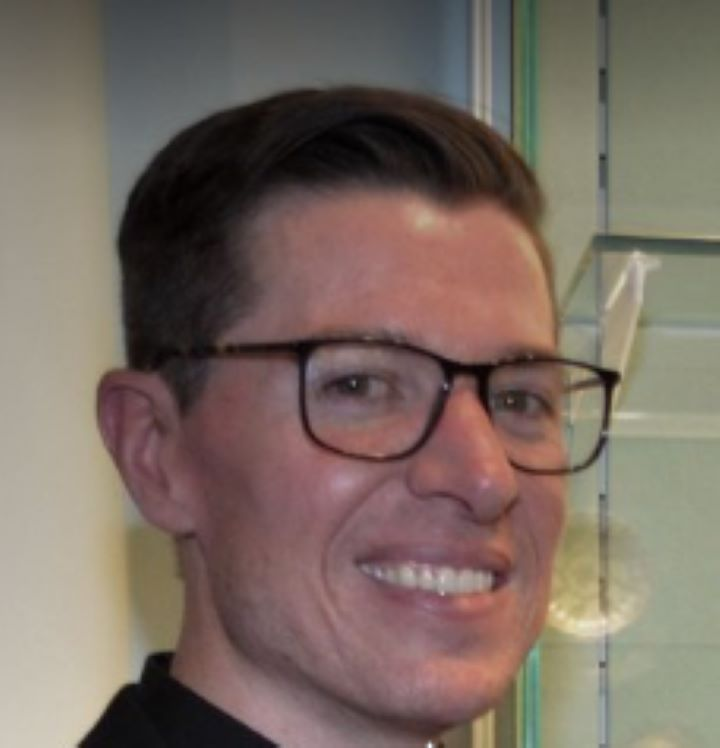
#> input picture PythonBasics/Image_Video_Processing/resource_files/ajw_recognition2.jpg, 720 x 748 px
$ python face_detection.py
#> lines starting #> are read from the running program, lines starting #| are printed output that depends on the picture; after the words box and inside, x2 and y2 are one past the last pixel; in counts of white or black regions, pixels touching at a corner belong together
import cv2

face_cascade = cv2.CascadeClassifier('resource_files/haarcascade_frontalface_default.xml')

img = cv2.imread('resource_files/ajw_recognition2.jpg')
#> img is the input picture: shape (748, 720, 3); mean B, G, R 98.3, 107.8, 122.3
gray_img = cv2.cvtColor(img, cv2.COLOR_BGR2GRAY)
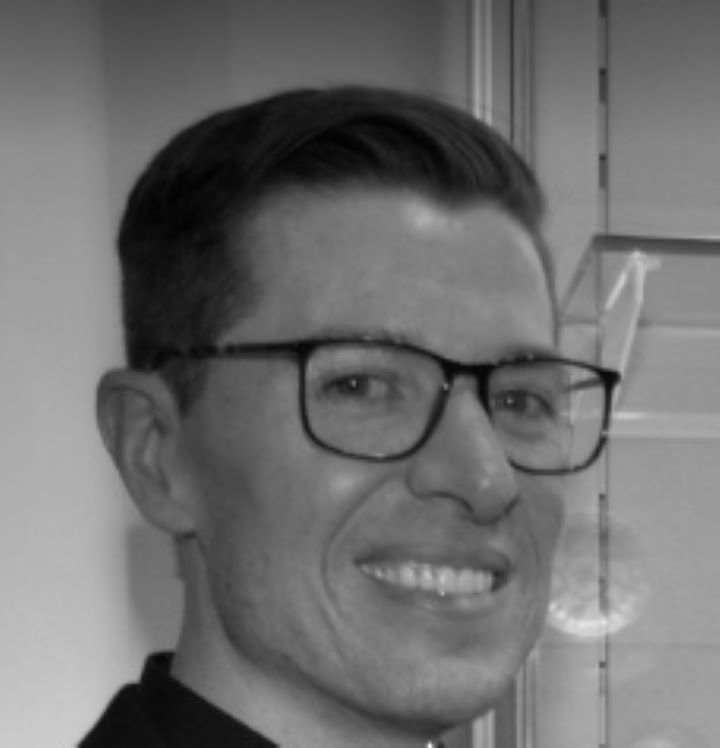
#> gray_img: shape (748, 720); min 0, max 250, mean 111.1

# Detect the face of image using pixel dimensions
faces = face_cascade.detectMultiScale(gray_img, scaleFactor=1.05,
                                      minNeighbors=5)
#> faces = [[158, 190, 492, 492]]

# create a rectangle around image to detect in pixels
for x, y, w, h in faces:
    img = cv2.rectangle(img, (x, y), (x + w, y + h), (0, 255, 0), 3)
#> this loop made 1 pass
#> pass 1, `img = cv2.rectangle(img, (x, y), (x + w, y + h), (0, 255, 0), 3)`:
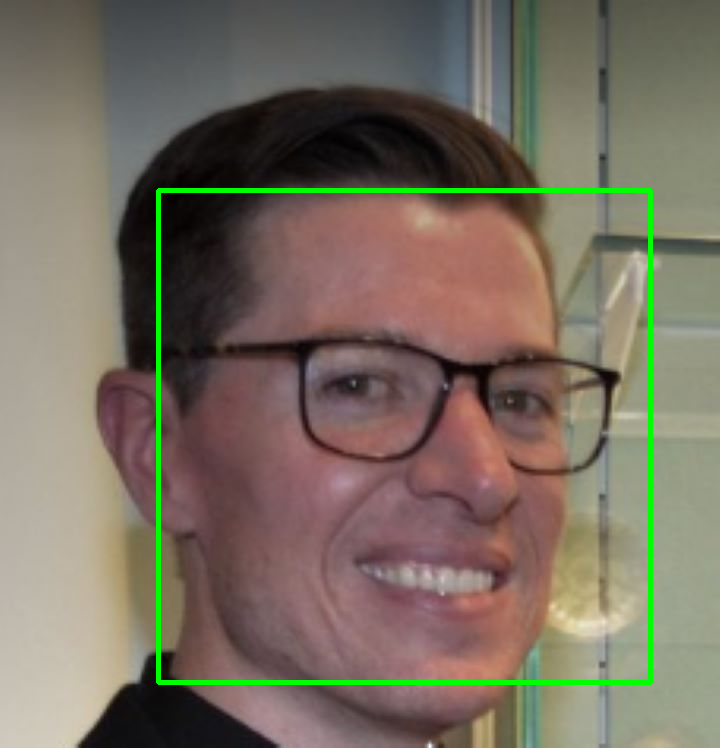
#> img: shape (748, 720, 3); 1.82% of pixels changed, all inside (x1, y1, x2, y2) = (156, 188, 653, 685)

# Prints type of faces object
print(type(faces))  # Numpy Array
#| <class 'numpy.ndarray'>
print(faces)
#| [[158 190 492 492]]

resized = cv2.resize(img, (int(img.shape[1]/3), int(img.shape[0]/3)))
cv2.imwrite('resource_files/face_resized.jpg', resized)

# cv2.imshow('Gray_Image', gray_img)
# cv2.imshow('Gray_Image', img)
cv2.imshow('Gray_Image', resized)
cv2.waitKey(0)
cv2.destroyAllWindows()

$ run again, with PythonBasics/Image_Video_Processing/resource_files/Kelly_Austin_Fullbody.jpg copied over PythonBasics/Image_Video_Processing/resource_files/ajw_recognition2.jpg
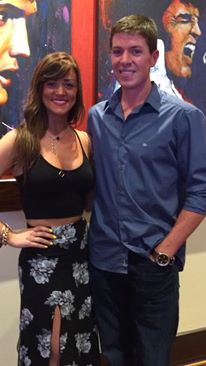
#> input picture PythonBasics/Image_Video_Processing/resource_files/Kelly_Austin_Fullbody.jpg, 206 x 366 px
#> img is the input picture: shape (366, 206, 3); mean B, G, R 74.8, 70.4, 87.8
#> `gray_img = cv2.cvtColor(img, cv2.COLOR_BGR2GRAY)`:
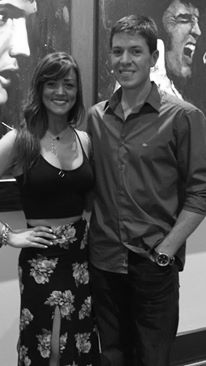
#> gray_img: shape (366, 206); min 1, max 255, mean 76.1
#> faces = [[39, 68, 43, 43], [98, 29, 57, 57]]
#> the loop `for x, y, w, h in faces:` made 2 passes
#| <class 'numpy.ndarray'>
#| [[39 68 43 43]
#|  [98 29 57 57]]
#> `resized = cv2.resize(img, (int(img.shape[1]/3), int(img.shape[0]/3)))`:
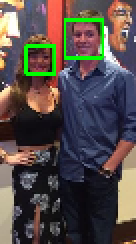
#> resized: shape (122, 68, 3) (shown 2 times larger); mean B, G, R 73, 75.7, 85

$ run again, with PythonBasics/Image_Video_Processing/resource_files/tarot680.jpg copied over PythonBasics/Image_Video_Processing/resource_files/ajw_recognition2.jpg
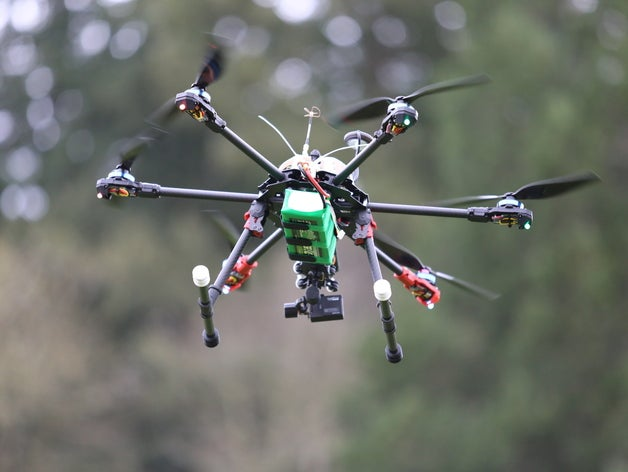
#> input picture PythonBasics/Image_Video_Processing/resource_files/tarot680.jpg, 628 x 472 px
#> img is the input picture: shape (472, 628, 3); mean B, G, R 106.5, 113.3, 110.4
#> `gray_img = cv2.cvtColor(img, cv2.COLOR_BGR2GRAY)`:
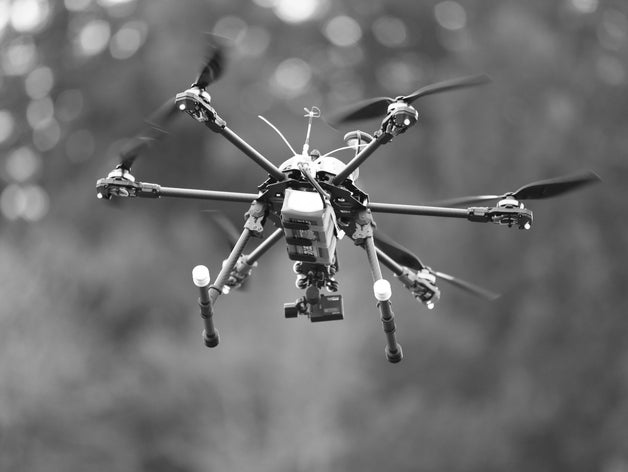
#> gray_img: shape (472, 628); min 1, max 255, mean 111.7
#> faces = ()
#| <class 'tuple'>
#> `resized = cv2.resize(img, (int(img.shape[1]/3), int(img.shape[0]/3)))`:
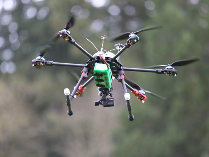
#> resized: shape (157, 209, 3); mean B, G, R 106.4, 113.2, 110.3
